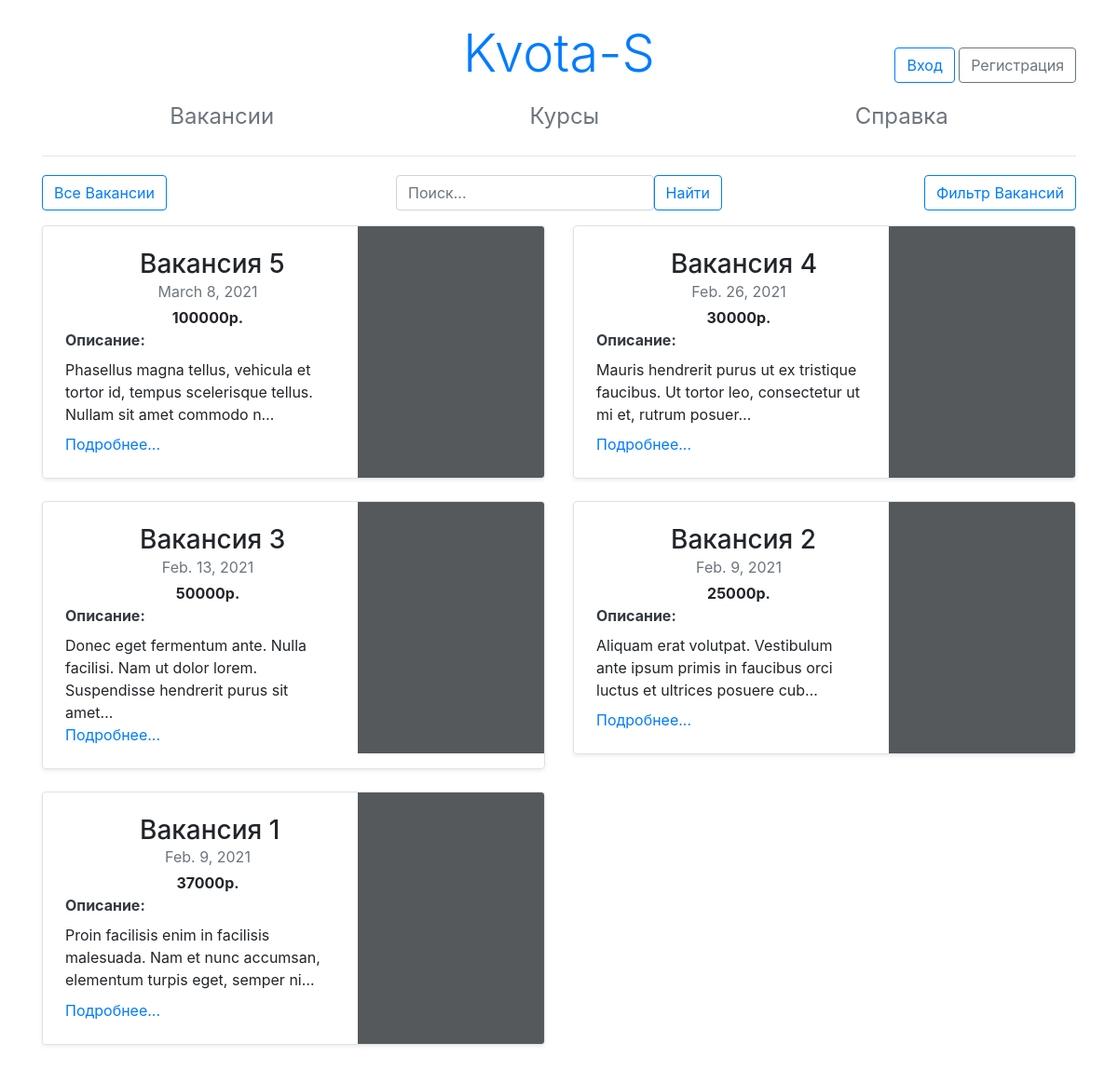
The page / on the database its author committed.
### vacancy/models.py (models this page shows)
class Vacancy(models.Model):
    user = models.ForeignKey(User, on_delete = models.CASCADE)
    date = models.DateField(auto_now_add=True)
    name = models.CharField(max_length=50)
    wage = models.PositiveIntegerField(default=0)
    description = models.TextField()
    education = models.CharField(max_length=100)
    mode = models.CharField(max_length=50)
    city = models.CharField(max_length=50, blank=True)
    street = models.CharField(max_length=50, blank=True)
    house = models.CharField(max_length=50, blank=True)
    apartment = models.CharField(max_length=10, blank=True)
    email = models.EmailField()
    phone = models.CharField(max_length=20)
    group = models.CharField(max_length=10, blank=True, default='')
    skills = MultiSelectField(choices=S_C, blank=True)
    limits = MultiSelectField(choices=L_C, blank=True)
    def vdata(self): return self.description+'!'+self.education+'!'+self.mode+'!'+str(self.group)+'!'+self.city+'!'+self.street+'!'+self.house+'!'+self.email+'!'+self.phone+'!'+self.user.username+'!'+str(self.user.id)+'!'+str(self.skills)+'!'+str(self.limits)+'!'+str(self.wage)+'!'+self.apartment

### vacancy/views.py (the view)
# urls.py: path('', vv.index, name = 'vacancy_list')]
def index(request):
    data, V, v = {}, [], Vacancy.objects.all()
    if request.method == 'POST':
        if request.POST['action'] == 'filter':
            e, m, s, l, w = request.POST.get('education'), request.POST.get('mode'), set(request.POST.getlist('skills')), set(request.POST.getlist('limits')), request.POST.get('wage')
            if e == 'Не требуется': e = '-'
            if w == '': w = 0
            for i in v:
                if request.POST.get('name').lower() in i.name.lower() and request.POST.get('city').lower() in i.city.lower() and request.POST.get('street').lower() in i.street.lower():
                    if request.POST.get('education') == '-' or (i.education, i.education) in E_C[:E_C.index((e, e))+1]:
                        if (m == '-' or m == i.mode) and (request.POST.get('group') == '-' or request.POST.get('group') >= i.group):
                            if s.issubset(set(list(i.skills))) and l.isdisjoint(set(list(i.limits))) and i.wage >= int(w):
                                if request.POST.get('apartment') == '-' or request.POST.get('apartment') == i.apartment:
                                    if request.user.is_authenticated and len(FavV.objects.filter(user=request.user, vacancy=i))==1 and FavV.objects.get(user=request.user, vacancy=i).U: V.insert(0, (i, True))
                                    else: V.insert(0, (i, False))
        elif request.POST['action'] == 'suitable':
            u = request.user.profile
            for i in v:
                if (i.education, i.education) in E_C[:E_C.index((u.education, u.education))+1]:
                    if (u.group == '-' or u.group >= i.group) and set(list(u.limits)).isdisjoint(set(list(i.limits))):
                        if u.city == '' or u.city.lower() in i.city.lower() or (u.move == 'Да' and i.apartment == 'Да') or i.mode == 'Дистанционный режим':
                            if len(FavV.objects.filter(user=request.user, vacancy=i))==1 and FavV.objects.get(user=request.user, vacancy=i).U: V.insert(0, (i, True))
                            else: V.insert(0, (i, False))
        elif request.POST['action'] == 'search':
            sd = request.POST['search'].lower()
            for i in v:
                f = True
                for j in sd.split():
                    if not (j in i.name.lower() or j in i.description.lower() or j in str(i.wage)): f = False
                if f:
                    if request.user.is_authenticated and len(FavV.objects.filter(user=request.user, vacancy=i))==1 and FavV.objects.get(user=request.user, vacancy=i).U: V.insert(0, (i, True))
                    else: V.insert(0, (i, False))
    else:
        for i in v:
            if request.user.is_authenticated and len(FavV.objects.filter(user=request.user, vacancy=i))==1 and FavV.objects.get(user=request.user, vacancy=i).U: V.insert(0, (i, True))
            else: V.insert(0, (i, False))
    data['login'] = LoginForm()
    data['registration'] = RegistrationForm()
    data['filter'] = VacancySearch()
    data['vacancy'] = V
    data['vlabels'] = V_L
    return render(request, 'vacancy.html', data)

### users/forms.py
class LoginForm(AuthenticationForm):
    username = forms.CharField(label='', widget=forms.TextInput(attrs={'class': 'form-control form-control-md mb-2 mb-md-3', 'placeholder': 'Логин'}))
    password = forms.CharField(label='', widget=forms.PasswordInput(attrs={'class':'form-control form-control-md', 'placeholder': 'Пароль', 'type':'password'}))
    class Meta:
        model = User
        fields = ('username', 'password')

class RegistrationForm(UserCreationForm):
    username = forms.CharField(label='', widget=forms.TextInput(attrs={'class': 'form-control form-control-md mb-2 mb-md-3', 'placeholder': 'Логин'}))
    password1 = forms.CharField(label='', widget=forms.PasswordInput(attrs={'class':'form-control form-control-md mb-2 mb-md-3', 'placeholder': 'Пароль', 'type':'password'}))
    password2 = forms.CharField(label='', widget=forms.PasswordInput(attrs={'class':'form-control form-control-md', 'placeholder': 'Повторите пароль', 'type':'password'}))
    class Meta:
        model = User
        fields = ('username', 'password1', 'password2')

### templates/vacancy.html (shortened to what this page needs)
{% extends "base.html" %}
{% block content %}
<div class="row">
  <div class="col pt-1 pb-3 order-1">
    {% if user.is_authenticated %}
      <a class="btn btn-outline-warning" href="/vfavorites">Избранные</a>
      <a class="btn btn-outline-primary" href="/">Все</a>
    {% else %}
      <a class="btn btn-outline-primary" href="/">Все Вакансии</a>
    {% endif %}
  </div>
  <div class="col-lg text-center pt-1 pb-3 order-last order-lg-2">
    <form id="Search" method="POST">
        <input id="SearchEl" name="search" type="search" class="form-control rounded" placeholder="Поиск..." aria-label="Search" aria-describedby="search-addon"/>
        <button type="submit" class="btn btn-outline-primary" name ="action" value="search">Найти</button>
    </form>
  </div>
  <div class="col d-flex justify-content-end pt-1 pb-3 order-3">
    <a class="btn btn-outline-primary" data-toggle="modal" data-target="#filter_modal">Фильтр Вакансий</a>
  </div>
</div>
<div class="row mb-2">
  {% for item in vacancy %}
  <div class="col-md-6">
    <div class="row no-gutters border rounded overflow-hidden flex-md-row mb-4 shadow-sm h-md-250 position-relative">
      <div class="col p-4 d-flex flex-column position-static">
        <div class="row">
          <div class="col-3 pl-4 d-flex justify-content-top">
          </div>
          <div class="col-9"><h3 class="mb-0">{{ item.0.name|truncatechars:13 }}</h3></div>
        </div>
        <div class="row pl-3 justify-content-center">
          <div class="mb-1 text-muted">{{ item.0.date }}</div>
        </div>
        <div class="row pl-3 justify-content-center">
          {% if item.0.wage == 0 %}
            Зарплата не указана
          {% else %}
            <strong>{{ item.0.wage }}р.</strong>
          {% endif %}
        </div>
        <strong class="d-inline-block mb-2 text-dark">Описание:</strong>
        <p class="card-text mb-auto">{{ item.0.description|truncatechars:100 }}</p>
        <a data-id="{{item.0.name}}!{{item.0.date}}!{{item.0.vdata}}"
        class="open-VacancyInfo stretched-link" data-toggle="modal" data-target="#info_modal" href="#">Подробнее...</a>
      </div>
      <div class="col-auto d-none d-lg-block">
        <svg class="bd-placeholder-img" width="200" height="270" xmlns="http://www.w3.org/2000/svg" preserveAspectRatio="xMidYMid slice" focusable="false" role="img" aria-label="Placeholder: Thumbnail"><title>Placeholder</title><rect width="100%" height="100%" fill="#55595c"/></svg>
      </div>
    </div>
  </div>
  {% empty %}
    <div class="col d-flex justify-content-center"><strong>Доступных вакансий не найдено...</strong></div>
  {% endfor %}
</div>
{% endblock content %}

### templates/base.html (style rules this page uses)
#Search { display: flex; flex-direction: row; }
#SearchEl { display: block; }
.btn { font-size: 0.8rem; }
@media (min-width: 768px) { .btn { font-size: 1rem; } }

### rows shown on the page
Vacancy: name "Вакансия 5", date "March 8, 2021", wage "100000", description "Phasellus magna tellus, vehicula et tortor id, tempus scelerisque tellus. Nullam sit amet commodo n…"
Vacancy: name "Вакансия 4", date "Feb. 26, 2021", wage "30000", description "Mauris hendrerit purus ut ex tristique faucibus. Ut tortor leo, consectetur ut mi et, rutrum posuer…"
Vacancy: name "Вакансия 3", date "Feb. 13, 2021", wage "50000", description "Donec eget fermentum ante. Nulla facilisi. Nam ut dolor lorem. Suspendisse hendrerit purus sit amet…"
Vacancy: name "Вакансия 2", date "Feb. 9, 2021", wage "25000", description "Aliquam erat volutpat. Vestibulum ante ipsum primis in faucibus orci luctus et ultrices posuere cub…"
Vacancy: name "Вакансия 1", date "Feb. 9, 2021", wage "37000", description "Proin facilisis enim in facilisis malesuada. Nam et nunc accumsan, elementum turpis eget, semper ni…"
